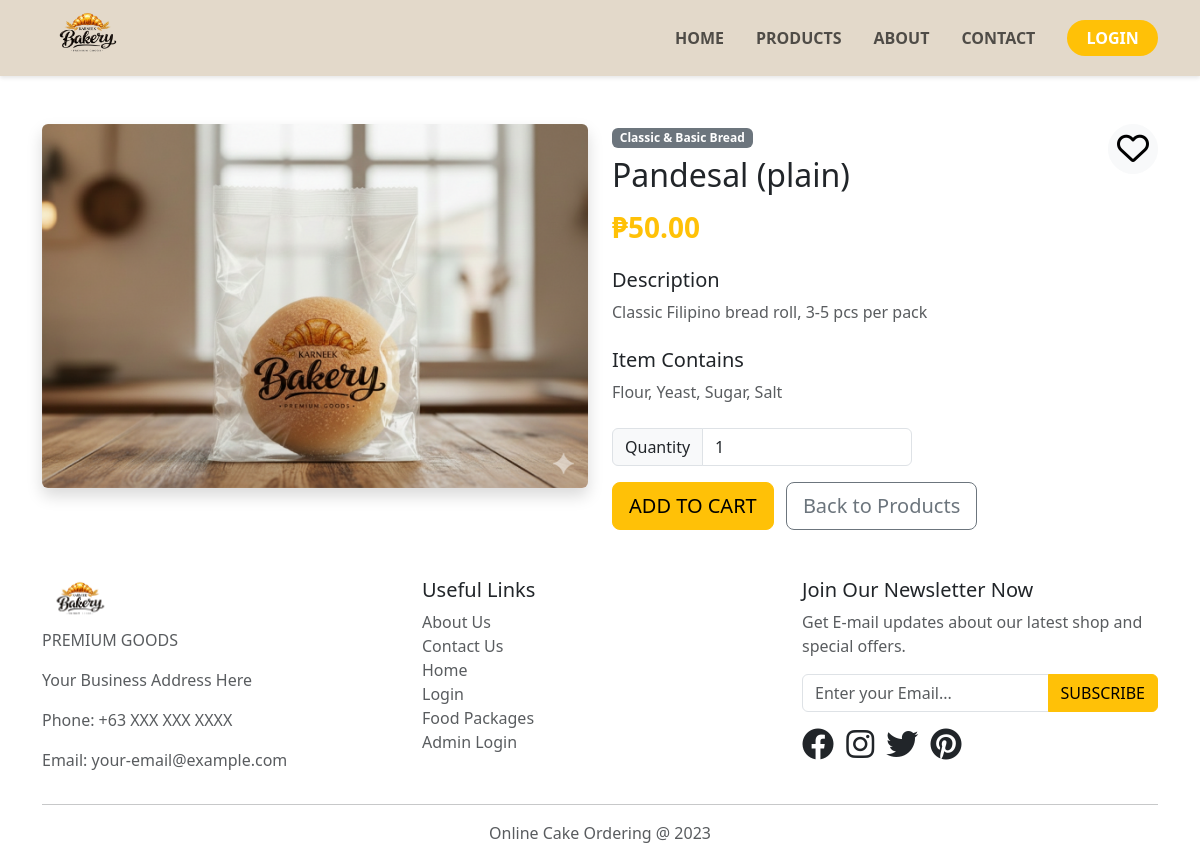
Screenshot of /product-details.php?id=1 with the database file from the repository.
### tables this page shows
CREATE TABLE IF NOT EXISTS items (
    itemID INT AUTO_INCREMENT PRIMARY KEY,
    packageName VARCHAR(255) NOT NULL,
    foodDescription TEXT,
    itemContains TEXT,
    categoryID INT,
    itemImage VARCHAR(255),
    size VARCHAR(50),
    status VARCHAR(20) DEFAULT 'Active',
    suitableFor INT,
    price DECIMAL(10,2) NOT NULL,
    creationDate DATETIME DEFAULT CURRENT_TIMESTAMP,
    FOREIGN KEY (categoryID) REFERENCES categories(categoryID)
);

CREATE TABLE IF NOT EXISTS categories (
    categoryID INT AUTO_INCREMENT PRIMARY KEY,
    categoryName VARCHAR(255) NOT NULL,
    creationDate DATETIME DEFAULT CURRENT_TIMESTAMP
);

### connect.php (called while the page is built, shortened)
<?php
  function executePreparedQuery($query, $types = "", $params = []){
    $conn = $GLOBALS['conn'];
    try {
      $stmt = $conn->prepare($query);
    } catch (mysqli_sql_exception $e) {
      error_log("Prepare failed: " . $e->getMessage());
      return false;
    }
    if(!empty($params)){
      $stmt->bind_param($types, ...$params);
    }
    if(!$stmt->execute()){
      error_log("Execute failed: " . $stmt->error);
      $stmt->close();
      return false;
    }
    $result = $stmt->get_result();
    return $result;
  }
?>

### includes/bootstrap.php (called while the page is built, shortened)
<?php
require_once __DIR__ . '/../connect.php';
function getProductImage($itemImage, $packageName, $defaultSize = '300x200') {
    $jsonPath = __DIR__ . '/../bread_images/product_images.json';
    $imageMap = [];
    if (file_exists($jsonPath)) {
        $jsonContent = file_get_contents($jsonPath);
        $imageMap = json_decode($jsonContent, true) ?? [];
    }
    if (isset($imageMap[$packageName])) {
        $imagePath = $imageMap[$packageName];
        if (file_exists(__DIR__ . '/../' . $imagePath)) {
            return $imagePath;
        }
    }
    return 'https://via.placeholder.com/' . $defaultSize;
}

### product-details.php (the view, shortened to what this page needs)
<?php
require_once __DIR__ . '/includes/bootstrap.php';
$itemID = intval($_GET['id']);
$query = "SELECT items.*, categories.categoryName FROM items
          LEFT JOIN categories ON items.categoryID = categories.categoryID
          WHERE items.itemID = ? AND items.status = 'Active'";
$result = executePreparedQuery($query, "i", [$itemID]);
$item = mysqli_fetch_assoc($result);
include("includes/header.php");
?>
<div class="container my-5">
  <div class="row">
    <div class="col-md-6 mb-4">
      <img src="<?php echo getProductImage($item['itemImage'], $item['packageName'], '600x400'); ?>"
           class="img-fluid rounded shadow" alt="<?php echo $item['packageName']; ?>">
    </div>
    <div class="col-md-6">
      <div class="d-flex justify-content-between align-items-start mb-3">
        <div>
          <span class="badge bg-secondary mb-2"><?php echo $item['categoryName']; ?></span>
          <h2 class="mb-0"><?php echo $item['packageName']; ?></h2>
        </div>
        <button class="btn btn-light rounded-circle" style="width: 50px; height: 50px; padding: 0;" onclick="toggleFavorite(this, <?php echo $item['itemID']; ?>)">
          <i class="far fa-heart fa-2x"></i>
        </button>
      </div>
      <p class="h3 text-warning fw-bold mb-4">₱<?php echo $item['price']; ?></p>
      <div class="mb-4">
        <h5>Description</h5>
        <p class="text-muted"><?php echo nl2br($item['foodDescription']); ?></p>
      </div>
      <?php if($item['itemContains']): ?>
      <div class="mb-4">
        <h5>Item Contains</h5>
        <p class="text-muted"><?php echo nl2br($item['itemContains']); ?></p>
      </div>
      <?php endif; ?>
      <form method="POST" action="cart.php" class="mt-4">
        <div class="input-group mb-3" style="max-width: 300px;">
          <label class="input-group-text">Quantity</label>
          <input type="number" class="form-control" name="quantity" value="1" min="1">
        </div>
        <button type="submit" class="btn btn-warning btn-lg">ADD TO CART</button>
        <a href="products.php" class="btn btn-outline-secondary btn-lg ms-2">Back to Products</a>
      </form>
    </div>
  </div>
</div>
<?php include("includes/footer.php"); ?>

### rows the page displays
items: categoryID.categoryName "Classic & Basic Bread", packageName "Pandesal (plain)", price "50.00", foodDescription "Classic Filipino bread roll, 3-5 pcs per pack", itemContains "Flour, Yeast, Sugar, Salt"
